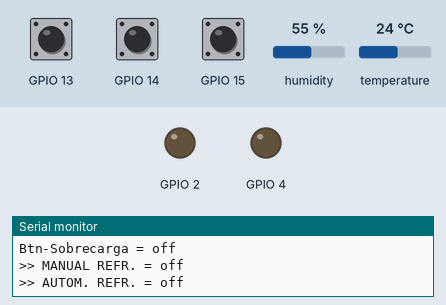
Bench run of a sketch on a simulated ESP32. Parts: output pins drawn as LEDs (lit = HIGH), the last lines printed to the serial monitor. The inputs (shaded band) are chosen by the test bench; at power-on: temperature 24 °C, GPIO 13 HIGH, GPIO 14 HIGH, GPIO 15 HIGH, humidity 55 %.

Above: at 3.9 s.
4.0 s: temperature set to 27 °C
6.3 s: temperature set to 30 °C
At 8.7 s:
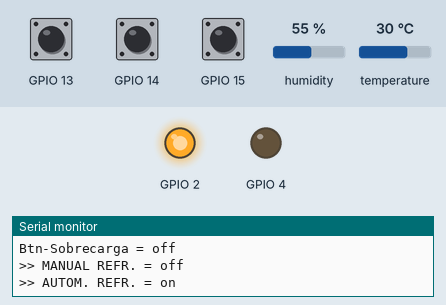
9.5 s: GPIO 13 pulled LOW for 1.15 s
At 10.2 s:
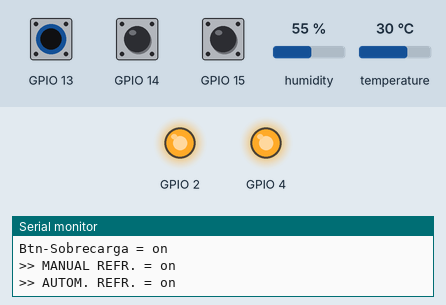
12.4 s: GPIO 14 pulled LOW for 1.15 s
At 14.8 s:
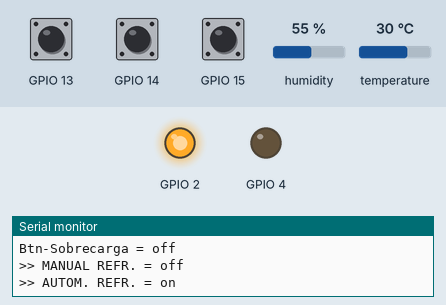
15.4 s: GPIO 15 pulled LOW for 1.15 s
At 16.2 s:
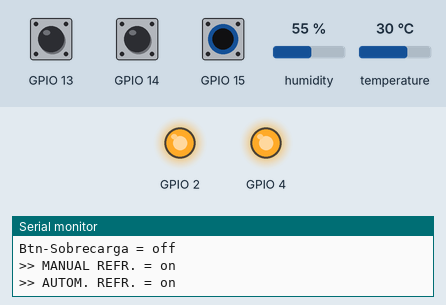
18.4 s: GPIO 14 pulled LOW for 3.2 s
At 23.2 s:
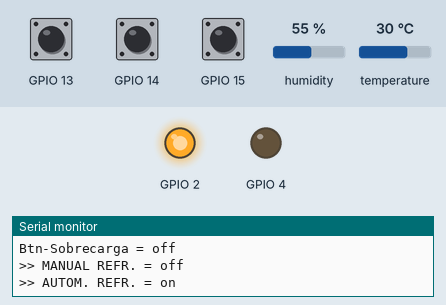
Timing chart, 0 to 24.7 s (numbered marks = the images above; inputs shaded):
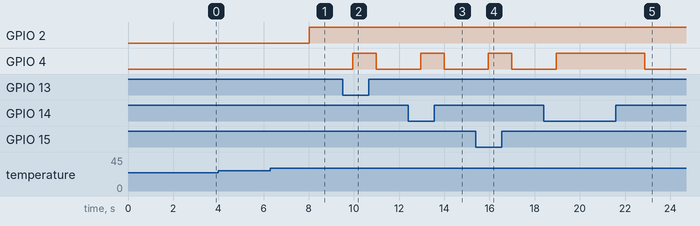

The sketch:

TempBotornesSisRefri.ino
```cpp
/*
  SisRefri: Sistema de Refrigeración Manual y Automática
  EJERCICIO DE CLASE PARA OPERADORES LÓGICOS
  Ejercicio Código IoT
  Diplomado Samsung
  Elaboró: Alberto Pacheco (apacheco@uach.mx)
  Fecha: 20/Abril/2021
  CONTEXTO (HIPOTÉTICO):
  Sistema de refrigeración de un site (servidores)
  PROBLEMA:
      Implementar la lógica de control necesaria (variables y función control)
    para que a partir de 3 botones y un sensor de temperatura (4 entradas)
    se determinen los dos valores de salida (LEDs), para indicar si se
    activan o no los sistemas de refrigeración manual y automático del site.
  PREMISAS:
  1. La refrigeración manual se enciende cada vez que se presione el botón manual
  2. La refrigeración manual tiene prioridad a la refrigeracion automática
  3. Si la temperatura es alta (mayor a 28, por ejemplo), se activa la refrigeración automática
  4. Si tengo alta demanda o sobrecarga, se activa la refrigeración automática
  5. Si tengo alta demanda o sobrecarga de funcionamiento y ademas temperatura alta, se activan ambas refrigeraciones
  ESTRATEGIAS / TÉCNICAS:
  - Definir variables-control tipo booleano y crear tabla de verdad (mapeo entradas/salidas)
  - Simplificar la expresión booleana usando técnicas Mapas K (online tool)
  - Simplificar el código definiendo APIs para cada dispositivo usando C++
    - Definir sinónimo de tipo seguro (entero positivo 8-bits, u8) para datos de puertos y valores del hardware
    - Definir constructores para inicializar sensores y puertos
    - Estandarizar API de lectura (read) que lee, convierte, valida y temporiza los valores de lectura de puertos
    - Redefinir operador-consola (insertor << de cout) y operador-asignación (operator=) para simplificar código
    - Definir proceso de la aplicación en 3 etapas (stages): leer entradas, procesar datos y reportar resultados
  - Simplificar puertos de entrada usando un banco de interruptores (DIP switch IC)
    http://ardupiclab.blogspot.com/2020/04/a-dip-switch-for-arduino.html
  - Simplificar puertos de salida usando un IC driver ULN2003 para los LEDs
    https://randomnerdtutorials.com/esp32-stepper-motor-28byj-48-uln2003/
  CONEXIONES:
  - ESP32 -> INPUT DHT11 SENSOR https://www.makerguides.com/wp-content/uploads/2019/08/DHT11-3-pin-with-Arduino-UNO-wiring-diagram-schematic-768x369.jpg
    - VCC/VIN -> VCC
    - GND-PIN -> GND
    - GPIO-13 -> SIGNAL
  - ESP32 INPUT BUTTONS
    - BTN-1: GPIO-25  (MANUAL)
    - BTN-2: GPIO-26  (ALTA-DEMANDA)
    - BTN-3: GPIO-27  (SOBRE-CARGA)
  - ESP32 -> ULN2003 DRIVER OUTPUT LEDS
    - LED-1: GPIO-12 -> DRIVER-IN1
    - LED-2: GPIO-14 -> DRIVER-IN2
    - VCC/VIN -> DRIVER-VCC
    - GND-PIN -> DRIVER-GND
*/

#include <iostream>
#include <cassert>
#include "DHT.h"

/// Pseudo Types (alias)
using namespace std; // using cout only
using u8 = uint8_t;  // alias for Arduino param type

/// CONSTANTES

// Valor crítico activación de refrigeración
const float UMBRAL_TEMP = 28.0;

//// INPUTS
const u8   DHTPIN = 12; // DHT sensor input pin
const u8   B1_MAN = 14; // Button-1 input pin
const u8  B2_ALTA = 15; // Button-2 input pin
const u8 B3_SOBRE = 13; // Button-3 input pin

//// OUTPUTS
const u8 LED_MANUAL = 4; // LED: Refri Manual output
const u8 LED_AUTO   = 2; // LED: Refri Auto output

//Definicion de objetos


////--> API

//// Macro to convert boolean to string
inline string b2s(bool val) { return (val? "on" : "off"); }

//// Temp sensor API
struct Temp {
  const u8 pin;
  float val;
  DHT dht;
  Temp(u8 p): pin(p), dht(p,DHT11) { dht.begin(); }
  float read() {
    val = dht.readTemperature();
    assert(!isnan(val)); // Failed to read from DHT sensor!
    delay(150);
    return val;
  }
  bool verif() { return val > UMBRAL_TEMP; }
  friend ostream& operator <<(ostream &os, const Temp &t) {
    os << t.val << "C";
    return os;
  }
}; // end-Temp-API

//// LED API
struct Led {
  const u8 pin;
  bool val;
  Led(u8 p): pin(p) { pinMode(p, OUTPUT); }
  bool operator=(bool state) {
    val = state;
    digitalWrite(pin, val);
    delay(30);
    return val;
  }
  friend ostream& operator <<(ostream &os, const Led &d) {
    os << b2s(d.val);
    return os;
  }
}; // end-LED-API

//// Button API
struct Btn {
  const u8 pin;
  bool val = false;
  Btn(u8 p): pin(p) { pinMode(p, INPUT_PULLUP); }
  bool read() {
    val = digitalRead(pin)==LOW;  // inverse-logic
    delay(100);
    return val;
  }
  friend ostream& operator <<(ostream &os, const Btn &b) {
    os << b2s(b.val);
    return os;
  }
}; // end-Btn API

//// <-- API


//// APPLICATION

/// Device Objects
Led  led1(LED_MANUAL); // Create manual-ref led-1
Led  led2(LED_AUTO);   // Create auto-ref led-2
Btn  btn1(B1_MAN);     // Create manual button-1
Btn  btn2(B2_ALTA);    // Create alta-demanda button-2
Btn  btn3(B3_SOBRE);   // Create sobrecarga button-3
Temp temp(DHTPIN);     // Create temperature sensor


//// Global variables
bool a, b, c, d; // control variables
float old_temp = 0.0; // for temp changes

//// Application 3-stages

// Read and show temperature if changed
void read_temp() {
 if (old_temp != temp.read()) {
    old_temp = temp.val;         // update value
    cout << "Temp = "            // display current temperature
         << temp << endl;
  }
}

// Read all button inputs and test for changes
bool test_for_changes() {
  const bool ch1 = (a != temp.verif());
  const bool ch2 = (b != btn1.read());
  const bool ch3 = (c != btn2.read());
  const bool ch4 = (d != btn3.read());
  return (ch1 || ch2 || ch3 || ch4);
}

// Stage-1: get input & set control variables
void read_input(bool start=false) {
  if (start) {
    old_temp = temp.read(); // at start read temperature
  }
  // set control variables
  a = temp.verif();
  b = btn1.val;
  c = btn2.val;
  d = btn3.val;
} // end-read-input

// Stage-2: control-actions using boolean expressions
void control() {
    led1 = (a && d) || (a && c) || b; // Minimal Form: ad + ac + b
    led2 = a || c || d;               // Minimal Form: a + c + d
} // end-control

// Stage-3: report status
void report() {
    cout << endl
         << "High Temperature? " << b2s(a) << endl
         << "Btn-Manual = "      << btn1 << endl
         << "Btn-Alta-Dem = "    << btn2 << endl
         << "Btn-Sobrecarga = "  << btn3 << endl;
    cout << ">> MANUAL REFR. = " << led1 << endl;
    cout << ">> AUTOM. REFR. = " << led2 << endl << endl;
} // end-report


//// Arduino user-application (setup & loop)

/// INITIALIZATION
void setup() {
  led1 = led2 = false; // turn-off leds
  delay(2500);
  cout << "** Sistema de Refrigeración **" << endl; // screen title
  cout << "Umbral de temperatura: " << UMBRAL_TEMP << "C" << endl;
  read_input(true); // read initial values
  report(); // initial report
} // end-setup

/// CONTROL-LOOP
void loop() {
  read_temp(); // Read and show temperature if changed
  auto any_change = test_for_changes(); // Read button-inputs & test for changes
  if (any_change) { // // Test if inputs have any changes to execute all-3-stages
    read_input(); // stage-1: read & update control variables
    control();    // stage-2: take control action
    report();     // stage-3: show status
  }
  delay(500);
} // end-loop
```

Measured:
- the behaviour switches between 28 and 29 °C on temperature (found by bisection; images 0 and 1)
- after the input at 6.3 s, GPIO 2: LOW → HIGH after 1.7 s
- after the input at 9.5 s, GPIO 4: LOW → HIGH after 0.45 s, → LOW 1.0 s later
- after the input at 12.4 s, GPIO 4: LOW → HIGH after 0.55 s, → LOW 1.0 s later
- after the input at 15.4 s, GPIO 4: LOW → HIGH after 0.56 s, → LOW 1.0 s later
- after the input at 18.4 s, GPIO 4: LOW → HIGH after 0.56 s, → LOW 3.9 s later
